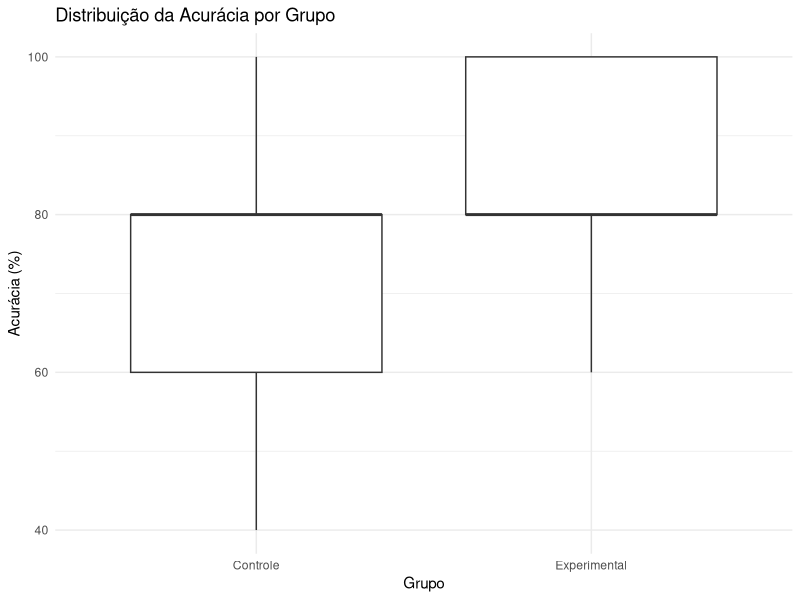
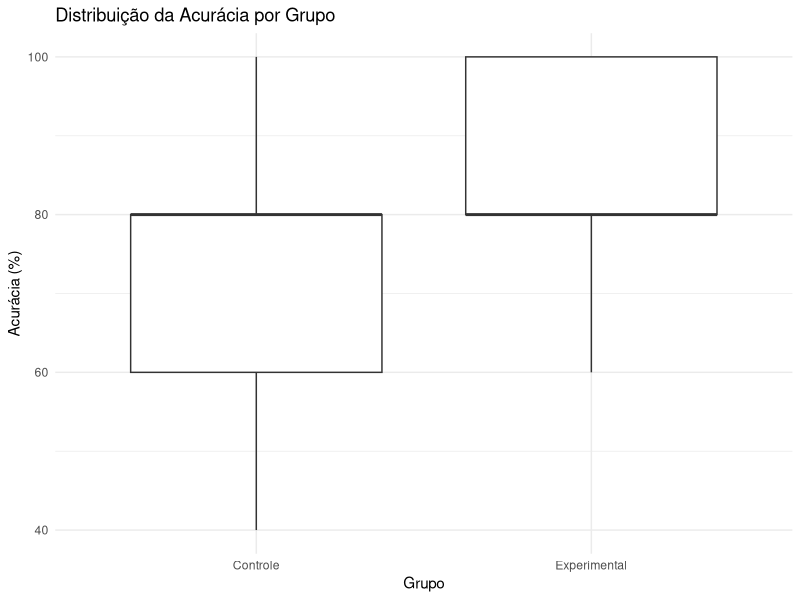

The R source for these figures, in order:
############################################################
# Analysis Script - RE4AI-AR Experiment
# Author: Anonymous
# Description: Statistical analysis of accuracy data
############################################################

library(ggplot2)

# Controle (Papel)
controle <- c(
  80,100,80,80,40,60,40,80,80,60,80,80,
  80,60,80,60,60,80,80,40,80,80,80,80
)

# Experimental (App)
experimental <- c(
  80,100,80,100,80,100,80,80,60,80,100,80,
  80,100,80,100,80,100,80,80,60,80,80,100
)

grupo <- c(rep("Controle", length(controle)),
           rep("Experimental", length(experimental)))

acuracia <- c(controle, experimental)

dados <- data.frame(
  Grupo = grupo,
  Acuracia = acuracia
)

# Estatísticas descritivas
print(summary(controle))
print(summary(experimental))

cat("\nMédia Controle:", mean(controle))
cat("\nMédia Experimental:", mean(experimental))

cat("\nDesvio Padrão Controle:", sd(controle))
cat("\nDesvio Padrão Experimental:", sd(experimental))

# Teste de normalidade
print(shapiro.test(controle))
print(shapiro.test(experimental))

# Mann-Whitney
teste_mw <- wilcox.test(controle, experimental)
print(teste_mw)

# Effect size (r)
n1 <- length(controle)
n2 <- length(experimental)

U <- teste_mw$statistic
mu_U <- n1 * n2 / 2
sigma_U <- sqrt(n1 * n2 * (n1 + n2 + 1) / 12)

Z <- (U - mu_U) / sigma_U
r <- abs(Z) / sqrt(n1 + n2)

cat("\nEffect Size (r):", r)

# Boxplot
ggplot(dados, aes(x = Grupo, y = Acuracia)) +
  geom_boxplot() +
  labs(title = "Distribuição da Acurácia por Grupo",
       x = "Grupo",
       y = "Acurácia (%)") +
  theme_minimal()

ggsave("boxplot_acuracia.png")
